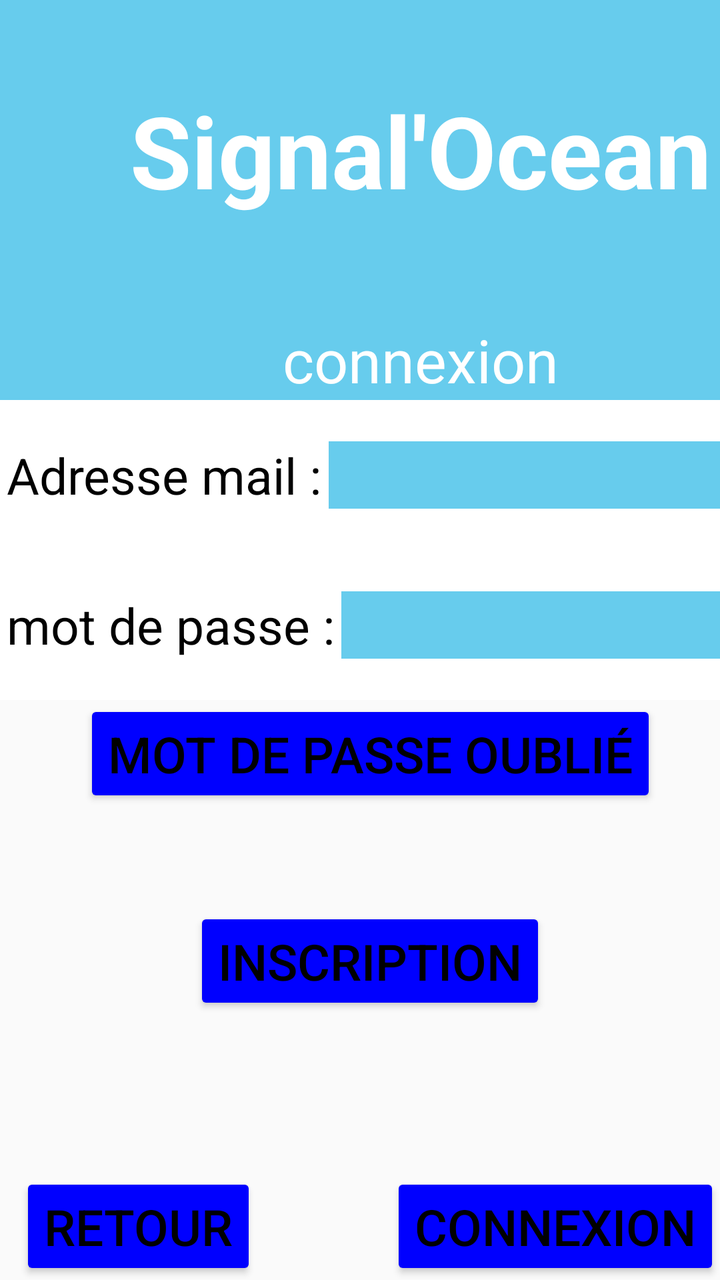
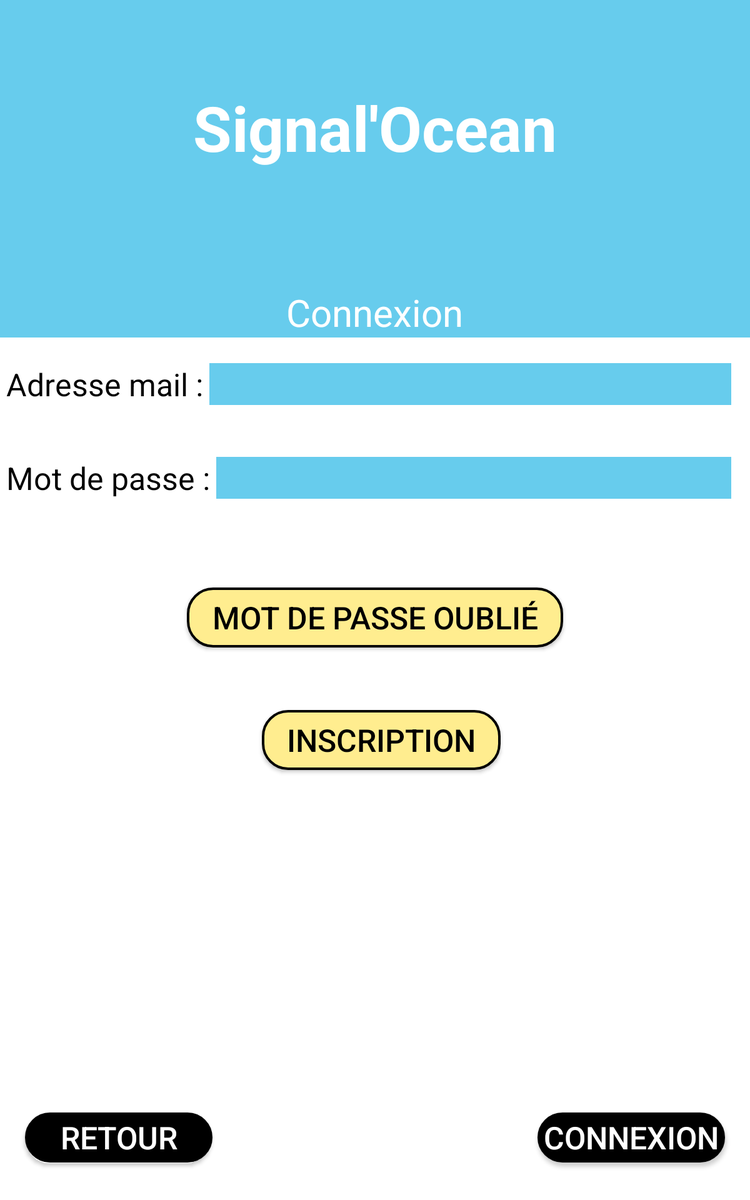

Two renders of one Android screen. The first uses the default layout on a phone; the second uses the alternative layout the repository ships for a different screen configuration, on a matching device. The two XML files are below.
<!-- AndroidManifest.xml: application theme Theme.AppCompat.Light -->
<!-- res/layout/connexion.xml -->
<?xml version="1.0" encoding="utf-8"?>
<LinearLayout
    xmlns:android="http://schemas.android.com/apk/res/android"
    xmlns:app="http://schemas.android.com/apk/res-auto"
    xmlns:tools="http://schemas.android.com/tools"
    android:layout_width="match_parent"
    android:layout_height="match_parent"
    android:gravity="top"
    android:orientation="vertical">

    <TextView
        android:layout_width="421dp"
        android:layout_height="150dp"
        android:layout_margin="0px"
        android:gravity="center"
        android:background="@color/lightblue"
        android:text="Signal'Ocean"
        android:textColor="@color/white"
        android:textSize="50dp"
        android:textStyle="bold"/>


    <LinearLayout
        android:layout_width="421dp"
        android:layout_height="50dp"
        android:background="@color/lightblue"
        android:gravity="center"
        android:orientation="horizontal">

        <TextView
            android:layout_width="wrap_content"
            android:layout_height="wrap_content"
            android:layout_gravity="bottom"
            android:text="connexion"
            android:textColor="@color/white"
            android:textSize="30sp" />

    </LinearLayout>

    <LinearLayout
        android:layout_width="421dp"
        android:layout_height="75dp"
        android:background="@color/white"
        android:gravity="center"
        android:orientation="horizontal">

        <TextView
            android:layout_width="wrap_content"
            android:layout_height="wrap_content"
            android:layout_gravity="center"
            android:layout_margin="10px"
            android:text="Adresse mail :"
            android:textColor="@color/black"
            android:textSize="25sp" />
        <EditText
            android:id="@+id/plain_text_input"
            android:layout_height="wrap_content"
            android:layout_width="match_parent"
            android:background="@color/lightblue"
            android:inputType="textEmailAddress"
            android:textSize="25sp"/>

    </LinearLayout>

    <LinearLayout
        android:layout_width="421dp"
        android:layout_height="75dp"
        android:background="@color/white"
        android:gravity="center"
        android:orientation="horizontal">

        <TextView
            android:layout_width="wrap_content"
            android:layout_height="wrap_content"
            android:layout_gravity="center"
            android:layout_margin="10px"
            android:text="mot de passe :"
            android:textColor="@color/black"
            android:textSize="25sp" />
        <EditText
            android:id="@+id/plain_text_input"
            android:layout_height="wrap_content"
            android:layout_width="match_parent"
            android:background="@color/lightblue"
            android:inputType="password"
            android:password="password"
            android:textSize="25sp"/>

    </LinearLayout>
    <androidx.constraintlayout.widget.ConstraintLayout
        xmlns:android="http://schemas.android.com/apk/res/android"
        xmlns:app="http://schemas.android.com/apk/res-auto"
        xmlns:tools="http://schemas.android.com/tools"
        android:layout_width="match_parent"
        android:layout_height="match_parent"
        android:gravity="top"
        android:orientation="vertical">

    <Button
    android:id="@+id/mdp"
    android:text="mot de passe oublié"
    android:textSize="25sp"
    android:layout_width="wrap_content"
    android:layout_height="wrap_content"
    android:backgroundTint="@color/blue"
    android:textColor="@color/black"
    android:layout_marginTop="50dp"
    android:layout_marginLeft="10dp"
    app:layout_constraintLeft_toLeftOf="parent"
    app:layout_constraintRight_toRightOf="parent"/>
        <Button
            android:id="@+id/inscription"
            android:text="inscription"
            android:textSize="25sp"
            android:layout_width="wrap_content"
            android:layout_height="wrap_content"
            android:backgroundTint="@color/blue"
            android:textColor="@color/black"
            android:layout_marginTop="50dp"
            android:layout_marginLeft="10dp"
            app:layout_constraintLeft_toLeftOf="parent"
            app:layout_constraintRight_toRightOf="parent"
            app:layout_constraintTop_toBottomOf="@id/mdp"/>
        <Button
            android:id="@+id/retour"
            android:text="Retour"
            android:textSize="25sp"
            android:layout_width="wrap_content"
            android:layout_height="wrap_content"
            android:backgroundTint="@color/blue"
            android:textColor="@color/black"
            android:layout_marginTop="50dp"
            android:layout_marginLeft="10dp"
            app:layout_constraintLeft_toLeftOf="parent"
            app:layout_constraintBottom_toBottomOf="parent"/>
        <Button
            android:id="@+id/connexion"
            android:text="Connexion"
            android:textSize="25sp"
            android:layout_width="wrap_content"
            android:layout_height="wrap_content"
            android:backgroundTint="@color/blue"
            android:textColor="@color/black"
            android:layout_marginTop="50dp"
            android:layout_marginLeft="10dp"
            app:layout_constraintRight_toRightOf="parent"
            app:layout_constraintBottom_toBottomOf="parent"/>

</androidx.constraintlayout.widget.ConstraintLayout>



</LinearLayout>
<!-- resources referenced by this layout -->
<resources>
  <color name="black">#FF000000</color>
  <color name="blue">#0000FF</color>
  <color name="lightblue">#67CCED</color>
  <color name="white">#FFFFFFFF</color>
</resources>
<!-- res/layout-sw600dp/connexion.xml (the repository's variant of the layout above) -->
<!-- drawn on a 7-inch tablet held upright -->
<?xml version="1.0" encoding="utf-8"?>
<LinearLayout
    xmlns:android="http://schemas.android.com/apk/res/android"
    xmlns:app="http://schemas.android.com/apk/res-auto"
    xmlns:tools="http://schemas.android.com/tools"
    android:layout_width="match_parent"
    android:layout_height="match_parent"
    android:gravity="top"
    tools:context=".Inscription"
    android:orientation="vertical">

    <TextView
        android:layout_width="match_parent"
        android:layout_height="204dp"
        android:layout_margin="0px"
        android:background="@color/lightblue"
        android:gravity="center"
        android:text="Signal'Ocean"
        android:textColor="@color/white"
        android:textSize="50dp"
        android:textStyle="bold" />


    <LinearLayout
        android:layout_width="match_parent"
        android:layout_height="66dp"
        android:background="@color/lightblue"
        android:gravity="center"
        android:orientation="horizontal">

        <TextView
            android:layout_width="wrap_content"
            android:layout_height="wrap_content"
            android:layout_gravity="bottom"
            android:text="Connexion"
            android:textColor="@color/white"
            android:textSize="30sp" />

    </LinearLayout>

    <LinearLayout
        android:layout_width="match_parent"
        android:layout_height="75dp"
        android:background="@color/white"
        android:gravity="center"
        android:orientation="horizontal">

        <TextView
            android:layout_width="wrap_content"
            android:layout_height="wrap_content"
            android:layout_gravity="center"
            android:layout_margin="10px"
            android:text="Adresse mail :"
            android:textColor="@color/black"
            android:textSize="25sp" />

        <EditText
            android:id="@+id/emailConnexion"
            android:layout_width="match_parent"
            android:layout_height="wrap_content"
            android:layout_marginRight="15dp"
            android:background="@color/lightblue"
            android:inputType="textEmailAddress"
            android:textSize="25sp" />

    </LinearLayout>

    <LinearLayout
        android:layout_width="match_parent"
        android:layout_height="75dp"
        android:background="@color/white"
        android:gravity="center"
        android:orientation="horizontal">

        <TextView
            android:layout_width="wrap_content"
            android:layout_height="wrap_content"
            android:layout_gravity="center"
            android:layout_margin="10px"
            android:text="Mot de passe :"
            android:textColor="@color/black"
            android:textSize="25sp" />

        <EditText
            android:id="@+id/motdepasseConnexion"
            android:layout_width="match_parent"
            android:layout_height="wrap_content"
            android:layout_marginRight="15dp"
            android:background="@color/lightblue"
            android:inputType="textPassword"
            android:textSize="25sp" />

    </LinearLayout>

    <androidx.constraintlayout.widget.ConstraintLayout
        android:layout_width="match_parent"
        android:layout_height="match_parent"
        android:background="@color/white"
        android:gravity="top"
        android:orientation="vertical">

        <Button
            android:id="@+id/mdp"
            android:layout_width="wrap_content"
            android:layout_height="wrap_content"
            android:layout_marginTop="50dp"
            android:background="@drawable/rounded_button"
            android:paddingHorizontal="20dp"
            android:paddingVertical="5dp"
            android:text="Mot de passe oublié"
            android:textColor="@color/black"
            android:textSize="25sp"
            app:layout_constraintLeft_toLeftOf="parent"
            app:layout_constraintRight_toRightOf="parent"
            app:layout_constraintTop_toTopOf="parent"

            />

        <Button
            android:id="@+id/inscription"
            android:layout_width="wrap_content"
            android:layout_height="wrap_content"
            android:layout_marginLeft="10dp"
            android:layout_marginTop="50dp"
            android:background="@drawable/rounded_button"
            android:paddingHorizontal="20dp"
            android:paddingVertical="5dp"
            android:text="inscription"
            android:textColor="@color/black"
            android:textSize="25sp"
            app:layout_constraintLeft_toLeftOf="parent"
            app:layout_constraintRight_toRightOf="parent"
            app:layout_constraintTop_toBottomOf="@id/mdp" />

        <Button
            android:id="@+id/retour"
            android:layout_width="150dp"
            android:layout_height="40dp"
            android:layout_marginLeft="20dp"
            android:layout_marginBottom="30dp"
            android:background="@drawable/rounded_button"
            android:backgroundTint="@color/black"
            android:text="Retour"
            android:textAlignment="center"
            android:textColor="@color/white"
            android:textSize="25sp"
            app:layout_constraintBottom_toBottomOf="parent"
            app:layout_constraintLeft_toLeftOf="parent" />

        <Button
            android:id="@+id/connexion"
            android:layout_width="150dp"
            android:layout_height="40dp"

            android:layout_marginRight="20dp"
            android:layout_marginBottom="30dp"
            android:background="@drawable/rounded_button"
            android:backgroundTint="@color/black"
            android:text="Connexion"
            android:textAlignment="center"
            android:textColor="@color/white"
            android:textSize="25sp"
            app:layout_constraintBottom_toBottomOf="parent"
            app:layout_constraintRight_toRightOf="parent" />

    </androidx.constraintlayout.widget.ConstraintLayout>

</LinearLayout>
<!-- resources referenced by the variant -->
<!-- as a 7-inch tablet held upright resolves them -->
<resources>
  <color name="black">#FF000000</color>
  <color name="lightblue">#67CCED</color>
  <color name="white">#FFFFFFFF</color>
  <!-- drawable rounded_button (drawable) -->
  <?xml version="1.0" encoding="utf-8"?>
  <shape xmlns:android="http://schemas.android.com/apk/res/android">
      <solid android:color="@color/yellow" />
      <corners android:radius="20dp" />
      <stroke
          android:width="2dp"
          android:color="#000000" />
  </shape>
  <color name="yellow">#FFED8F</color>
</resources>
